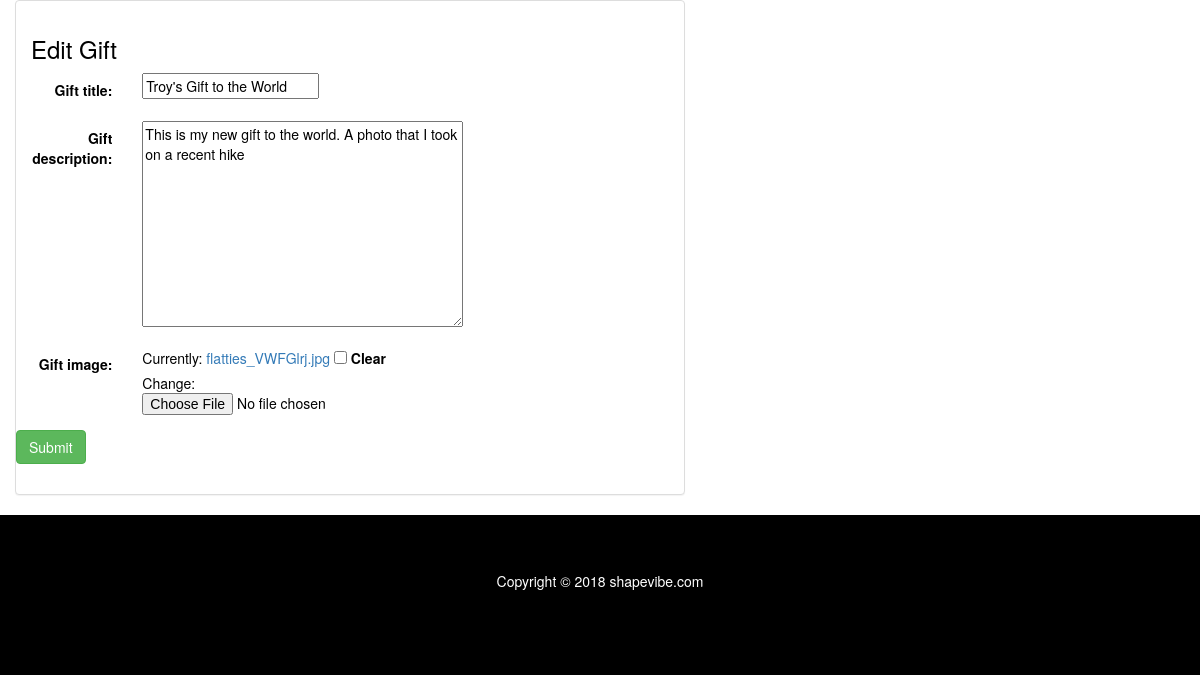
The page /gifts/11/edit/ (signed in) on the database its author committed.
### gift/models.py (models this page shows, shortened)
class Gift(models.Model):
    user = models.ForeignKey(settings.AUTH_USER_MODEL, default=1, on_delete=models.CASCADE)
    gift_title = models.CharField(max_length=250)
    gift_description = models.TextField(max_length=2000)
    gift_image = models.FileField(blank=True)
    created_at = models.DateField(default=datetime.date.today)

### gift/views.py (the view)
# urls.py: url(r'^(?P<gift_id>[0-9]+)/edit/$', views.edit_gift, name='edit_gift'),
@login_required
def edit_gift(request, gift_id):
    gift = get_object_or_404(Gift, pk=gift_id)
    if request.method == 'POST':
        form = GiftForm(request.POST, request.FILES, instance=gift)
        try:
            if form.is_valid():
                gift = form.save(commit=False)
                if gift.gift_image:
                    file_type = gift.gift_image.url.split('.')[-1]
                    file_type = file_type.lower()
                    if file_type not in IMAGE_FILE_TYPES:
                        context = {
                            'gift': gift,
                            'form': form,
                            'error_message': 'Image file must be PNG, JPG, or JPEG',
                        }
                        return render(request, 'gift/edit_gift.html', context)
                gift.save()
                return render(request, 'gift/detail.html', {'gift': gift, 'success_message':'Succesffully edited gift.'})
        except:
            context = {
                'gift': gift,
                'form': form,
                'error_message': 'Error editing gift',
            }
            return render(reqnest, 'gift/edit_gift.html', context)
    else:
        form = GiftForm(instance=gift)
        return render(request, 'gift/edit_gift.html', {'form':form})

### gift/forms.py
class GiftForm(forms.ModelForm):
    class Meta:
        model = Gift
        fields = ['gift_title', 'gift_description', 'gift_image']

### gift/templates/gift/edit_gift.html (shortened to what this page needs)
{% extends 'gift/base.html' %}
{% load static %}
{% block body %}
<div class="container-fluid">
    <div class="row">
        <div class="col-sm-12 col-md-7">
            <div class="panel panel-default">
                <div class="panel-body">
                    <h3>Edit Gift</h3>
                    <form class="form-horizontal" action="" role="form" method="post" enctype="multipart/form-data" id="gift_form">
                        {% for field in form %}
                            <div class="form-group">
                                <div class="col-sm-offset-2 col-sm-10">
                                </div>
                                <label class="control-label col-sm-2">{{ field.label_tag }}</label>
                                <div class="col-sm-10">{{ field }}</div>
                            </div>
                        {% endfor %}
                        <div class="form-group">
                            <button type="submit" class="btn btn-success">Submit</button>
                        </div>
                    </form>
                </div>
            </div>
        </div>
    </div>
</div>
{% endblock %}

### gift/static/gift/style.css (style rules this page uses)
html { background:black; color: white; }
body { background: url('img/indexBackground.png'); }
.container-fluid { background: rgba(255,255,255,0.5); height: auto; }
.panel { color:black; }

### rows shown on the page
Gift: form "Troy's Gift to the World" "This is my new gift to the world. A photo that I took on a recent hike"

### other values the page prints
{{ field.label_tag }} "Gift title:" "Gift description:" "Gift image:"
